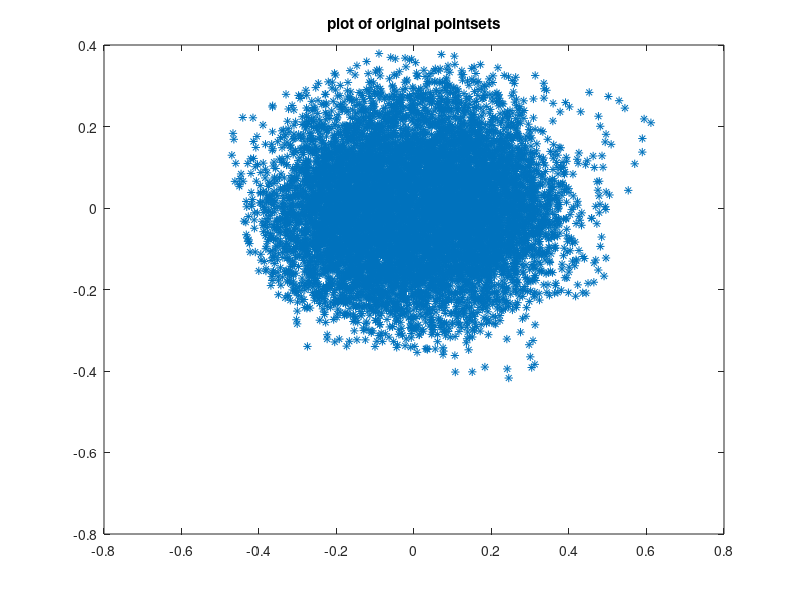
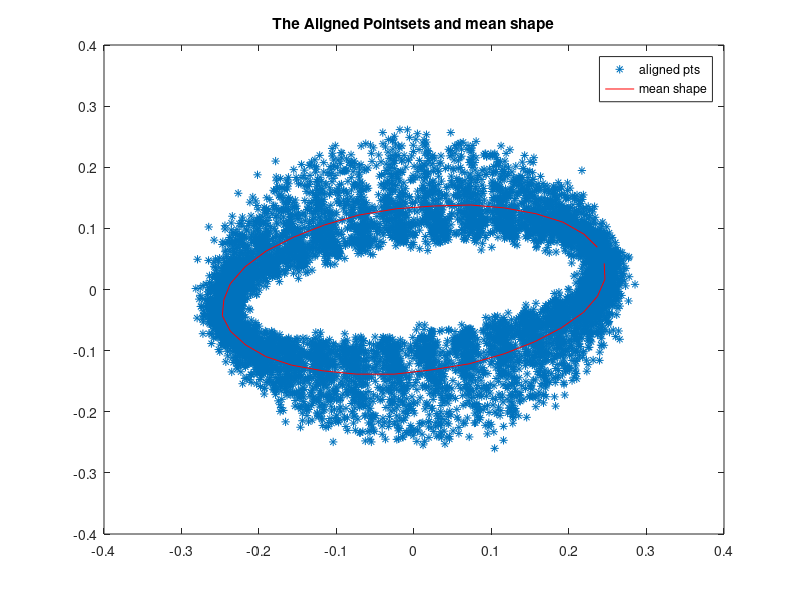
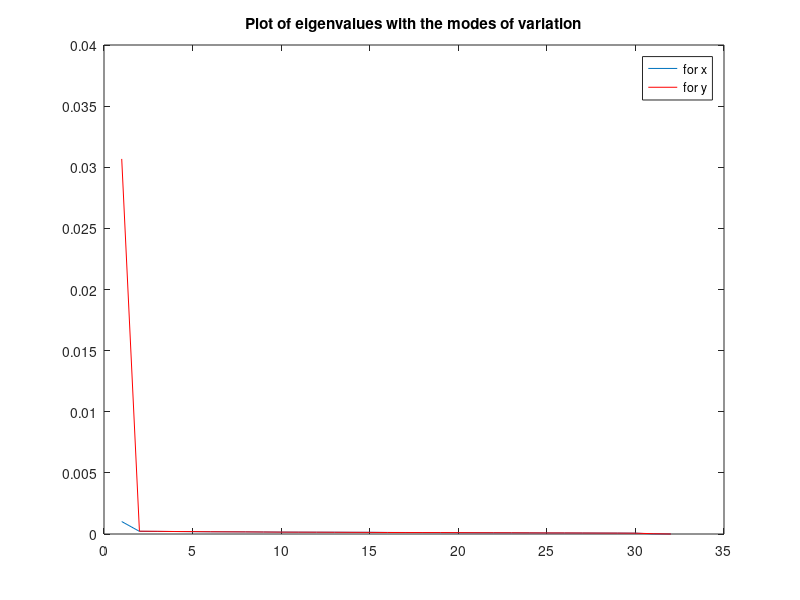
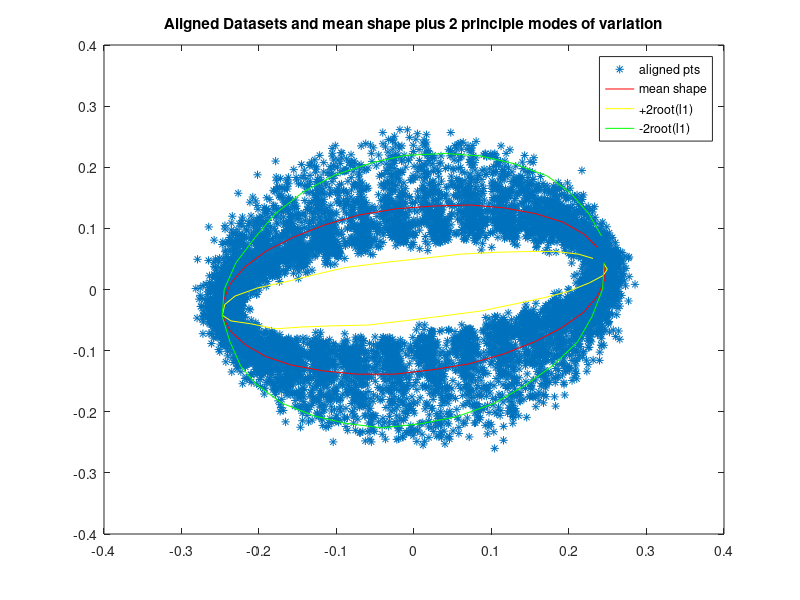

These charts were generated, in order, by the following MATLAB code:

%% CS 736: Assignment 5 : Shape Analysis

% Riddhish Bhalodia and Alankar Kotwal

% Read the DataSet
data = load('assignmentShapeAnalysis.mat');
datamat = data.pointSets;
S = size(datamat);
initial_datamat =datamat;
 figure;
 plot(initial_datamat(1,:),initial_datamat(2,:),'*');
z_mean = zeros(S(1),S(2));

% Step 1: Translate each example so that their COG at orign and norm =1
for k=1:S(3)
     datamat(1,:,k) = datamat(1,:,k) - mean(datamat(1,:,k));
     datamat(2,:,k) = datamat(2,:,k) - mean(datamat(2,:,k));
%      z_mean = datamat(:,:,k);
     datamat(:,:,k) = datamat(:,:,k)./norm(datamat(:,:,k));     
end    

 % Step2: Initial Estimate of mean as example 1 and scale it for norm 1
 z_mean = datamat(:,:,1);
 
 % We need to translate the datapoints so that their mean is 0
 % Determine the optimal transformations for each shape from the mean
 % We will use the matlab function called procustrus minus the reflection
 % for getting the optimal parameters
 
 % Step 3: Align the points to this mean by procrustes analysis
 datamat_transformed = datamat;
 
 title('plot of original pointsets');
 scale = zeros(1,S(3));
 translate = zeros(S(2),S(1),S(3));
 rotatemat = zeros(S(1),S(1),S(3));
 deg = 1;
count = 1;
 while(deg >0.0000001)
     %count
     count = count +1;
     
     z_mean_old = z_mean;
     for k = 1:S(3)
         z_temp = datamat(:,:,k);
         % now we compute the optimal parameters between kth pointset and the
         % mean pointset
         [d,z_trf,tr] = procrustes(z_mean',z_temp','reflection',false);
         datamat_transformed(:,:,k) = z_trf';
         scale(1,k) = tr.b;
         translate(:,:,k) = tr.c;
         rotatemat(:,:,k) = tr.T;
     end    

     % Lets find the average pointset from the transformed ones
     
     for i = 1:S(1)
         for j = 1:S(2)
            z_mean(i,j) = mean(datamat_transformed(i,j,:)); 
         end
     end 

     % again we need to normalize
     for k=1:S(3)
         datamat_transformed(1,:,k) = datamat_transformed(1,:,k) - mean(datamat_transformed(1,:,k));
         datamat_transformed(2,:,k) = datamat_transformed(2,:,k) - mean(datamat_transformed(2,:,k));
     %     z_mean = datamat(:,:,k);
         datamat_transformed(:,:,k) = datamat_transformed(:,:,k)./norm(datamat_transformed(:,:,k));     
     end  
     
     z_mean(1,:) = z_mean(1,:) - mean(z_mean(1,:));
     z_mean(2,:) = z_mean(2,:) - mean(z_mean(2,:));
     z_mean = z_mean./norm(z_mean);
     
     datamat = datamat_transformed;
     deg = norm(z_mean - z_mean_old);
 end
 
 % Now we need to plot the final dataset which is aligned
 figure;
 plot(datamat(1,:),datamat(2,:),'*');
 hold on;
 plot(z_mean(1,:),z_mean(2,:),'r');
 title('The Aligned Pointsets and mean shape');
 legend('aligned pts','mean shape');
 
 % now to find the covariance matrix and find the modes of variation
 C1 = zeros(S(2));
 C2 = zeros(S(2));
 for k=1:S(3)
    C1 = C1 + (datamat(1,:,k) - z_mean(1,:))'*(datamat(1,:,k) - z_mean(1,:));
    C2 = C2 + (datamat(2,:,k) - z_mean(2,:))'*(datamat(2,:,k) - z_mean(2,:));
 end    
 C1 = C1./(S(3)-1);
 C2 = C2./(S(3)-1);
 [U1 S1 V1] = svd(C1);
 [U2 S2 V2] = svd(C2);
 
 % now we need the plot of variances for each principle modes of variation
 lamda1 = zeros(1,S(2));
 lamda1 = zeros(1,S(2));
 for i =1:S(2)
     lamda1(1,i) = S1(i,i);
     lamda2(1,i) = S2(i,i);
 end    
 
 figure;
 plot(lamda1);
 hold on
 plot(lamda2,'r');
 title('Plot of eigenvalues with the modes of variation');
 legend('for x','for y');
 
 var1 = z_mean;
 var2 = z_mean;
 var1(1,:) = z_mean(1,:) + 2*(lamda1(1)^0.5)*V1(:,1)';
 var1(2,:) = z_mean(2,:) + 2*(lamda2(1)^0.5)*V2(:,1)';
 var2(1,:) = z_mean(1,:) - 2*(lamda1(1)^0.5)*V1(:,1)';
 var2(2,:) = z_mean(2,:) - 2*(lamda2(1)^0.5)*V2(:,1)';
 
 figure;
 plot(datamat(1,:),datamat(2,:),'*');
 hold on;
 plot(z_mean(1,:),z_mean(2,:),'r');
  hold on;
 plot(var1(1,:),var1(2,:),'y');
  hold on;
 plot(var2(1,:),var2(2,:),'g');
 title('Aligned Datasets and mean shape plus 2 principle modes of variation');
 legend('aligned pts','mean shape','+2root(l1)','-2root(l1)');